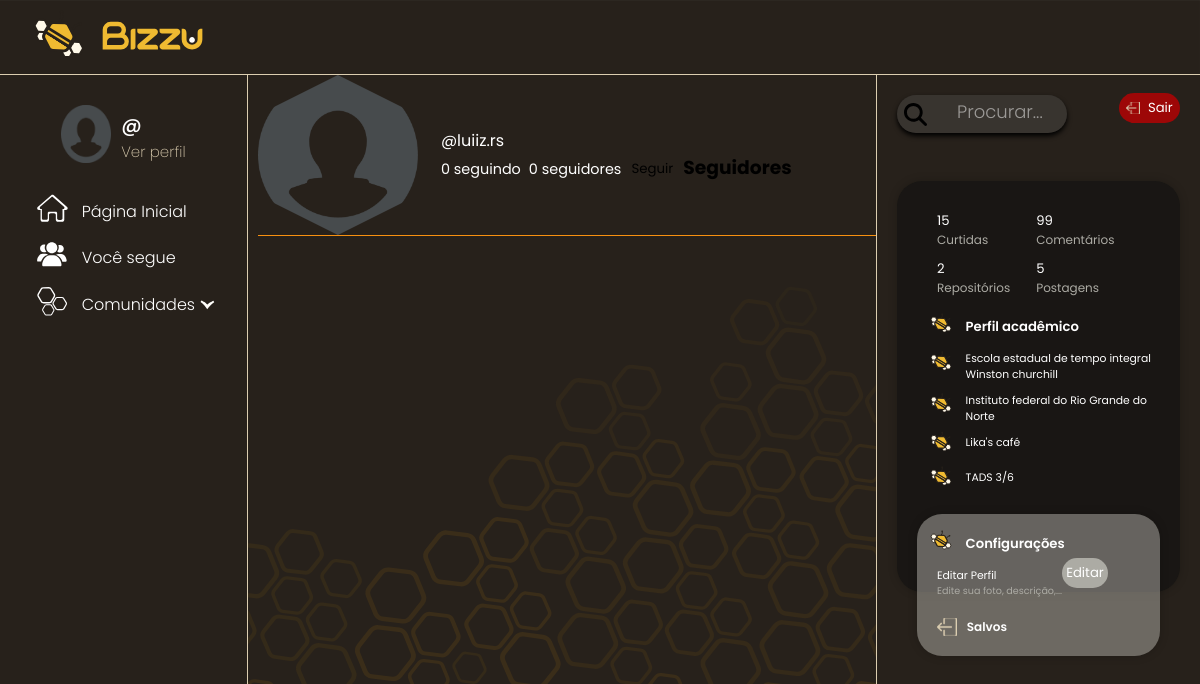
Before: /luiiz.rs/ with the older database file.
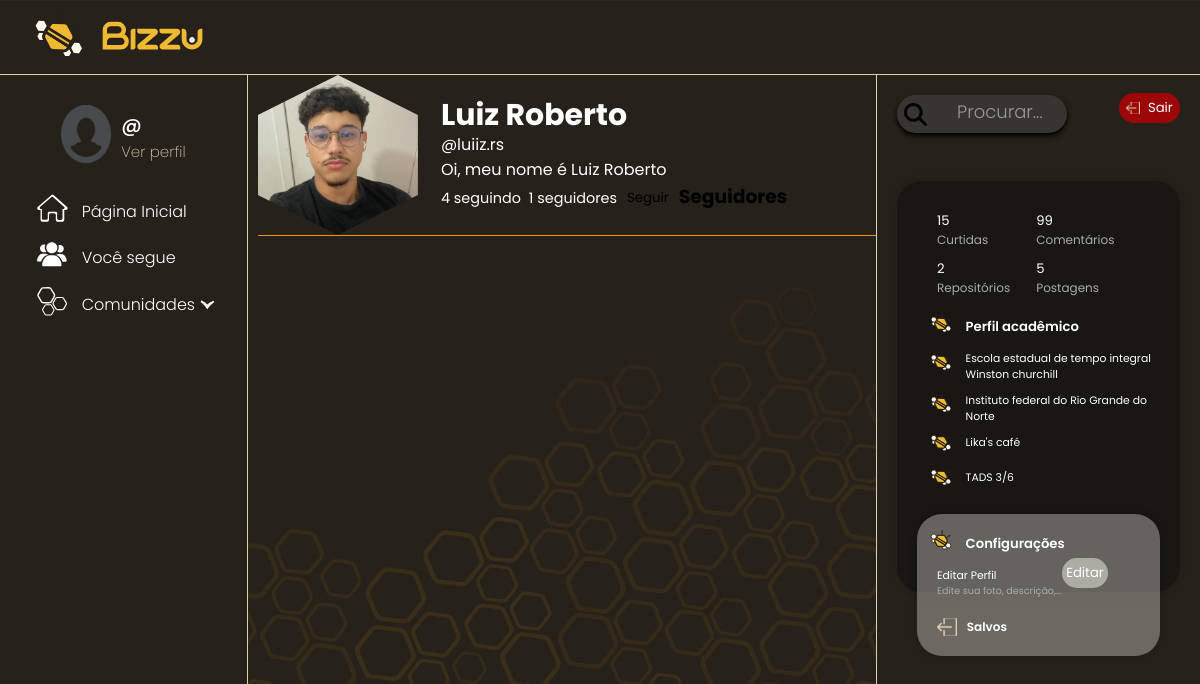
After: the same page with the newer database file.
### app_bizzu/models.py (models this page shows, shortened)
class Usuario(AbstractUser):
    nome = models.CharField(verbose_name="Nome", max_length=50)
    descricao = models.CharField(verbose_name="Descrição", max_length=200)
    imagemPerfil = models.ImageField(verbose_name="Imagem de perfil", upload_to="usuarios/%Y/%m/%d/", null=True)
    escolaFormacao = models.CharField(verbose_name="Escola de formação", max_length=30, blank=True, null=True)
    instituicaoAtual = models.CharField(verbose_name="Instituição atual", max_length=30, blank=True, null=True)
    localTrabalho = models.CharField(verbose_name="Local de trabalho", max_length=30, blank=True, null=True)
    progressoCurso = models.CharField(verbose_name="Progresso no curso", max_length=20, blank=True, null=True)
    repositoriosFavoritados = models.ManyToManyField("Repositorio", verbose_name="Repositórios salvos", symmetrical=False,related_name="repositorios_favoritados", blank=True)
    criado_em = models.DateTimeField(auto_now_add=True, verbose_name="Criado em", null=True, blank=True)
    segue = models.ManyToManyField("self",symmetrical=False, verbose_name="Segue", related_name="seguido_por", default=0, null=True, blank=True) # quem eu sigo
    seguidores = models.ManyToManyField("self",symmetrical=False, verbose_name="Seguidores", related_name="seguindo", default=0, null=True, blank=True) # quem me segue
    comunidades = models.ManyToManyField("Comunidade",verbose_name="Comunidades",related_name="seguido_por",blank=True)

### app_bizzu/views.py (the view)
# urls.py: path('<username>/', perfil, name='perfil'),
def perfil(request, username):
    user = get_object_or_404(Usuario, username=username)
    postagens = Postagem.objects.filter(usuario=user).order_by('-dataPublicacao')
    paginator = Paginator(postagens, 5)
    page_number = request.GET.get('page')
    postagens_paginator = paginator.get_page(page_number)
    is_following = False
    if request.user.is_authenticated:
        is_following = request.user.segue.filter(pk=user.pk).exists()
    context = {
        'usuario': user,
        'postagens_paginator': postagens_paginator,
        'is_following': is_following
    }
    return render(request, 'perfilPessoal.html', context)

### app_bizzu/templates/perfilPessoal.html (shortened to what this page needs)
{% extends "basePerfil.html" %}
{% load static %}
{% block content %}
<link rel="stylesheet" href="{% static 'css/perfilPessoal.css' %}">
    <div class="comunidade-infos">
        {% if usuario.imagemPerfil %}
            <img src="{{ usuario.imagemPerfil.url }}" alt="imagem do perfil" class="icon">
        {% else %}
            <img src="{% static 'img/default-profile.png' %}" alt="imagem padrão de perfil" class="icon">
        {% endif %}
        <div class="principais-info">
            <h1 class="nomeUsuario"> {{usuario.nome}} </h1>
            <p class="username">@{{ usuario.username }}</p>
            <p class="descricao">{{ usuario.descricao }}</p>
            <div class="seguindo-bt">
                <p class="paragrafo">{{usuario.segue.count}} seguindo</p>
                <p class="paragrafo">{{usuario.seguidores.count}} seguidores</p>
            {% if request.user != usuario %}
            <form method="POST" action="{% url 'seguir_perfil' usuario.id %}">
                {% if request.user in usuario.seguidores.all %}
                    <button type="submit" name="follow" value="unfollow" class="unfollow">Deixar de Seguir</button>
                {% else %}
                    <button type="submit" name="follow" value="follow" class="follow">Seguir</button>
                {% endif %}
            </form>
            {% endif %}
            <div class="seguidores">
                <h3>Seguidores</h3>
            </div>
            </div>
        </div>
    </div>
{% endblock %}

### app_bizzu/templates/basePerfil.html (shortened to what this page needs)
{% load static %}
<!DOCTYPE html>
<html lang="pt-br">
<head>
    <link rel="stylesheet" href="{% static "css/basePerfil.css" %}?v=1.2">
    <link rel="stylesheet" href="{% static "css/navebarDireita.css" %}?v=1.4">
    <link rel="stylesheet" href="{% static "css/Botao.css" %}?v=1.3">
    <link rel="stylesheet" href="{% static "css/navbarEsquerda.css" %}?v=1.2">
</head>
<body>
    <header>
        <div class="logo">
            <img src="{% static 'img/abelha_bizzu.svg' %}" id="abelhalogo" href="{% url 'feed' %}">
            <img src="{% static 'img/logotipo_bizzu.svg' %}" id="nomelogo" href="{% url 'feed' %}">
        </div>
    </header>
    <section class="conteudo">
        {% include 'navbarEsquerda.html'%}
        <div class="conteudoPerfil">
            {% block content %}{% endblock %}
        </div>
        <aside class="barraPerfil">
            <input type="text" id="buscar" placeholder="Procurar...">
            <div id="botao">
                <button type="submit" id="BotaoLink" class="AlertaPrimario">
                    <img id="botaoImg"src="{% static "img/desconectar.svg" %}" alt="">
                    <p id="botaoP">Sair</p>
                </button>
            </div>
            <div class="conteudodireita">
                <div class="informacoesPerfil">
                    <div class="blocoDiv">
                        <div id="blocoInfo">
                            <p class="quantidadeP">15</p>
                            <p class="tipoP">Curtidas</p>
                        </div>
                        <div id="blocoInfo">
                            <p class="quantidadeP">99</p>
                            <p class="tipoP">Comentários</p>
                        </div>
                        <div id="blocoInfo">
                            <p class="quantidadeP">2</p>
                            <p class="tipoP">Repositórios</p>
                        </div>
                        <div id="blocoInfo">
                            <p class="quantidadeP">5</p>
                            <p class="tipoP">Postagens</p>
                        </div>
                </div>
                <div class="academicoDiv">
                    <div class="topico">
                        <img src="{% static 'img/abelha_bizzu.svg' %}" id="iconePerfil">
                        <p class="perfilAcademico">Perfil acadêmico</p>
                    </div>
                    <div class="topico">
                        <img src="{% static 'img/abelha_bizzu.svg' %}" id="iconePerfil">
                        <p class="infosPerfil">Escola estadual de tempo integral Winston churchill</p>
                    </div>
                    <div class="topico">
                        <img src="{% static 'img/abelha_bizzu.svg' %}" id="iconePerfil">
                        <p class="infosPerfil">Instituto federal do Rio Grande do Norte</p>
                    </div>
                    <div class="topico">
                        <img src="{% static 'img/abelha_bizzu.svg' %}" id="iconePerfil">
                        <p class="infosPerfil">Lika's café</p>
                    </div>
                    <div class="topico">
                        <img src="{% static 'img/abelha_bizzu.svg' %}" id="iconePerfil">
                        <p class="infosPerfil">TADS 3/6</p>
                    </div>
                </div>
                <div class="configuracoes">
                    <div class="topico">
                        <img src="{% static 'img/abelha_bizzu.svg' %}" id="iconePerfil">
                        <p class="perfilAcademico">Configurações</p>
                    </div>
                    <div class="botaoEditar">
                    <div class="topico2">
                        <p class="infosPerfil">Editar Perfil</p>
                        <p class="subP">Edite sua foto, descrição,...</p>
                    </div>
                        <button type="submit" id="BotaoLink" class="EditPrimario">
                            <p id="botaoP">Editar</p>
                        </button>
                    </div>
                    <a class="topico3" href="#">
                        <img class="salvos" src="{% static "img/desconectar.svg" %}" alt="">
                        <p class="salvosP">Salvos</p>
                    </a>
                </div>
            </div>
        </aside>
    </section>
</body>
</html>

### app_bizzu/templates/navbarEsquerda.html (shortened to what this page needs)
{% load static %}
<link rel="stylesheet" href="{% static "css/navbarEsquerda.css" %}">
<aside id="barralateral">
    <div class="perfil">
        {% if user.imagemPerfil %}
            <img id="imgperfil2" src="{{ user.imagemPerfil.url }}" width="50px">
        {% else %}
            <img id="imgperfil2" src="{% static 'img/default-profile.png' %}" width="50px">
        {% endif %}
        <div class="perfil2">
            <h2 id="userperfil">@{{ user.username }}</h2>
            <h4 id="verperfil"><a href="{% url 'perfil' user.username %}">Ver perfil</a></h4>
        </div>
    </div>
    <ul>
        <div class="paginas">
            <li><img src="{% static 'img/casa_branco.svg' %}" width="35px"><a href="{% url 'feed' %}">Página Inicial</a></li>
            <li><img src="{% static 'img/voce_segue_branco.svg' %}" width="35px"><a href="{% url 'feed' %}">Você segue</a></li>
            <li class="dropdown">
                <img src="{% static 'img/comunidades_branco.svg' %}" width="35px">
                <a href="#">Comunidades</a>
                <img class="seta-dropdown" src="{% static 'img/icone dropdown.svg' %}">
            </li>
        </div>
    </ul>
</aside>

### app_bizzu/static/css/basePerfil.css (style rules this page uses)
:root { --primary-color: #F79010; --primary-color-dark: #1F1C19; --secondary-color: #058B92; --text-dark: Black; --text-light: white; --extra-light: #faf5ff; --max-width: 1200px; }
* { padding: 0; margin: 0; box-sizing: border-box; font-family: "Poppins", sans-serif; }
body { position: relative; width: 100%; height: calc(100vh); overflow: hidden; }
body::before { content: ""; position: absolute; top: 0; left: 0; width: 100%; height: 100%; background-image: url(../img/fundo_bizzu.svg); background-repeat: no-repeat; background-size: cover; transform: rotate(180deg); z-index: -1; }
.conteudo { display: flex; gap: 10px; height: calc(100vh - 75px); margin: auto; }
.conteudoPerfil { width: calc(100% - 277px); margin-right: 27px }
header { width: 100%; height: 75px; border-bottom: 1px solid #DCCEB1; display: flex; align-items: center; padding-left: 30px; justify-content: space-between; }
.logo { display: flex; }
#abelhalogo { width: 120px; margin-left: -30px; }
#nomelogo { width: 130px; margin-left: -30px; }

### app_bizzu/static/css/navebarDireita.css (style rules this page uses)
:root { --primary-color: #F79010; --primary-color-dark: #1F1C19; --secondary-color: #058B92; --text-dark: Black; --text-light: white; --extra-light: #faf5ff; --max-width: 1200px; }
* { padding: 0; margin: 0; box-sizing: border-box; font-family: "Poppins", sans-serif; }
.barraPerfil { flex: 2; position: fixed; right: 0; width: 27%; height: calc(100vh - 75px); color: white; padding: 20px; border-left: 1px solid #DCCEB1; background-color: #27211B; }
.conteudodireita { background-color: rgb(16, 15, 15, 0.6); width: 100%; height: 60%; justify-items: center; border-radius: 25px; box-shadow: 0 0 10px rgba(0, 0, 0, 0.2); align-items: center; padding: 20px; padding-top: 30px; }
#botao { display: flex; width: 40%; height: 48px; bottom: calc(5vh); justify-self: right; position: relative; justify-content: right; }
#buscar { display: flex; align-items: center; border: 0; box-shadow: 0 3px 5px black; border-radius: 25px; width: 60%; height: 38px; background-color: rgb(98, 97, 97, 0.3); background-image: url(../img/lupa.svg); background-size: 23px; background-repeat: no-repeat; background-position: 5% 50%; margin-right: 330px; padding-left: 60px; color: white; }
#buscar::placeholder { font-weight: 300; font-size: 18px; color: rgb(255, 255, 255, 0.5); }
.informacoesPerfil { display: flex; flex-direction: column; }
.quantidadeP { color: white; font-size: 1.1vw; }
.tipoP { color: #ACABA4; font-size: 1vw; }
.blocoDiv { display: flex; flex-wrap: wrap; gap: 10px; padding-left: 20px; }
#blocoInfo { display: flex; flex-direction: column; width: 40%; }
#iconePerfil { width: 20%; height: auto; }
.perfilAcademico { font-size: 1.1vw; margin: 0; color: white; font-weight: 600; padding-top: 10px; }
.academicoDiv { display: flex; margin-top: 10px; flex-direction: column; }
.infosPerfil { font-size: 0.9vw; margin: 0; color: white; padding-top: 10px; }
.topico { display: flex; }
.configuracoes { background-color: #acaba485; width: 100%; margin-top: 20px; height: 10%; justify-items: center; border-radius: 25px; box-shadow: 0 0 10px rgba(0, 0, 0, 0.2); align-items: center; padding-top: 10px; }
.subP { display: flex; font-size: 0.8vw; margin: 0; color: #acaba4; margin: 0; display: block; }
.topico2 { display: flex; flex-direction: column; justify-self: left; }
.salvosP { font-size: 1vw; font-weight: 600; margin: 0; color: white; }
.salvos { width: 25%; margin-right: 10px; }
.topico3 { display: flex; text-decoration: none; outline: none; justify-self: left; padding-left: 20px; margin-bottom: 20px; }
.botaoEditar { display: flex; margin-bottom: 20px; justify-self: left; width: 100%; padding-left: 20px; }

### app_bizzu/static/css/Botao.css (style rules this page uses)
#BotaoLink { height: 40px; display: flex; width: fit-content; border-radius: 30px; overflow: hidden; justify-content: center; align-items: center; padding: 3%; text-decoration: none; outline: none; }
button { background-color: #ffffff00; outline: none; border-radius: 30px; border-color: #058b9200; }
#botaoImg { width: 40%; max-height: 20px; height: auto; padding-right: 8px; }
#botaoP { font-size: 1.1vw; font-family: "Poppins", sans-serif; font-weight: 400; }
.AlertaPrimario { background-color: #9D0707; color: white; }
.EditPrimario { background-color: #ACABA4; color: white; }

Changed rows visible on the page:
changed Usuario "luiiz.rs": imagemPerfil: picture added; nome (not shown) → "Luiz Roberto"; descricao (not shown) → "Oi, meu nome é Luiz Roberto"; segue.count "0" → "4"; seguidores.count "0" → "1"
